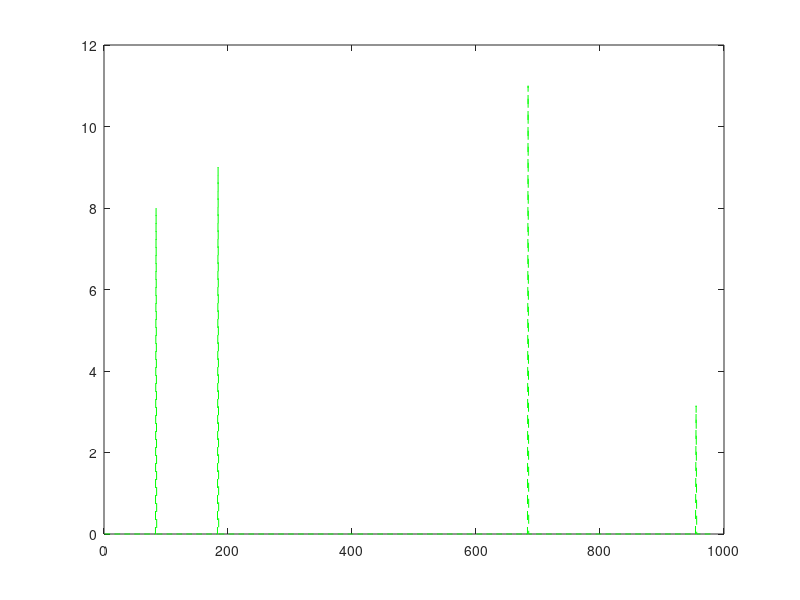
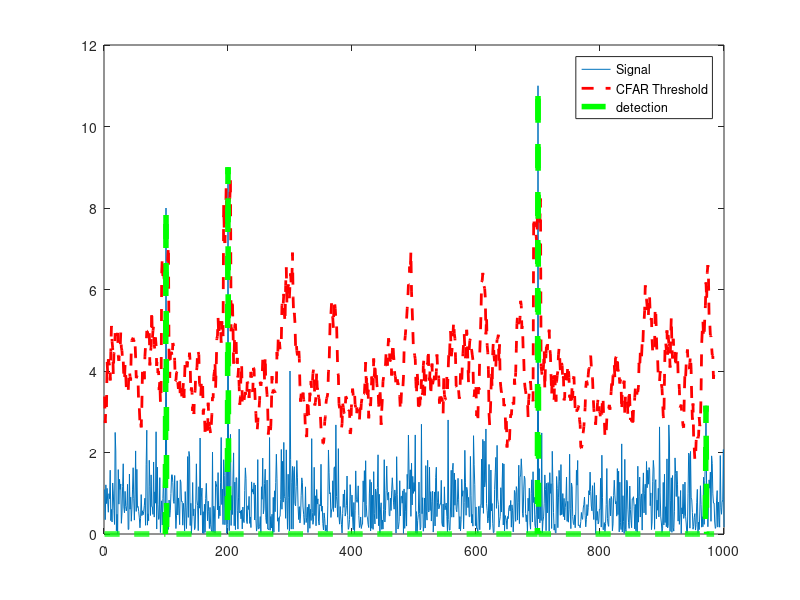

Here is the MATLAB script that generated these plots, in order:
% Implement 1D CFAR using lagging cells on the given noise and target scenario.% Close and delete all currently open figuresclose all;% Data_pointsNs = 1000;% Generate random noises=abs(randn(Ns,1));%Targets location. Assigning bin 100, 200, 300 and 700 as Targets with the amplitudes of 8, 9, 4, 11.s([100 ,200, 300, 700])=[8 9 4 11];%plot the outputplot(s);% TODO: Apply CFAR to detect the targets by filtering the noise.% 1. Define the following:% 1a. Training CellsT = 12;% 1b. Guard Cells G = 4;% Offset : Adding room above noise threshold for desired SNR offset=5;% Vector to hold threshold values threshold_cfar = [];%Vector to hold final signal after thresholdingsignal_cfar = [];% 2. Slide window across the signal lengthfor i = 1:(Ns-(G+T))         % 2. - 5. Determine the noise threshold by measuring it within the training cells    noise_level = sum(s(i:i+T-1));    threshold = (noise_level/T)*offset;    threshold_cfar = [threshold_cfar, {threshold}];    % 6. Measuring the signal within the CUT    signal = s(i+T+G);    % 8. Filter the signal above the threshold    if (signal < threshold)        signal = 0;    end    signal_cfar = [signal_cfar, {signal}];end% plot the filtered signalplot (cell2mat(signal_cfar),'g--');% plot original sig, threshold and filtered signal within the same figure.figure,plot(s);hold on,plot(cell2mat(circshift(threshold_cfar,G)),'r--','LineWidth',2)hold on, plot (cell2mat(circshift(signal_cfar,(T+G))),'g--','LineWidth',4);legend('Signal','CFAR Threshold','detection')